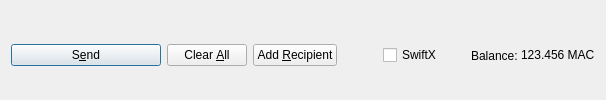
         <widget class="QFrame" name="frame_Send">
          <layout class="QHBoxLayout" name="horizontalLayout">
           <property name="bottomMargin">
            <number>0</number>
           </property>
           <item>
            <widget class="QPushButton" name="sendButton">
             <property name="minimumSize">
              <size>
               <width>150</width>
               <height>0</height>
              </size>
             </property>
             <property name="toolTip">
              <string>Confirm the send action</string>
             </property>
             <property name="text">
              <string>S&amp;end</string>
             </property>
             <property name="icon">
              <iconset resource="../mastercorecoin.qrc">
               <normaloff>:/icons/send</normaloff>:/icons/send</iconset>
             </property>
             <property name="autoDefault">
              <bool>false</bool>
             </property>
             <property name="default">
              <bool>true</bool>
             </property>
            </widget>
           </item>
           <item>
            <widget class="QPushButton" name="clearButton">
             <property name="sizePolicy">
              <sizepolicy hsizetype="Minimum" vsizetype="Fixed">
               <horstretch>0</horstretch>
               <verstretch>0</verstretch>
              </sizepolicy>
             </property>
             <property name="toolTip">
              <string>Clear all fields of the form.</string>
             </property>
             <property name="text">
              <string>Clear &amp;All</string>
             </property>
             <property name="icon">
              <iconset resource="../mastercorecoin.qrc">
               <normaloff>:/icons/remove</normaloff>:/icons/remove</iconset>
             </property>
             <property name="autoDefault">
              <bool>false</bool>
             </property>
            </widget>
           </item>
           <item>
            <widget class="QPushButton" name="addButton">
             <property name="toolTip">
              <string>Send to multiple recipients at once</string>
             </property>
             <property name="text">
              <string>Add &amp;Recipient</string>
             </property>
             <property name="icon">
              <iconset resource="../mastercorecoin.qrc">
               <normaloff>:/icons/add</normaloff>:/icons/add</iconset>
             </property>
             <property name="autoDefault">
              <bool>false</bool>
             </property>
            </widget>
           </item>
           <item>
            <spacer name="horizontalSpacer">
             <property name="orientation">
              <enum>Qt::Horizontal</enum>
             </property>
             <property name="sizeHint" stdset="0">
              <size>
               <width>40</width>
               <height>20</height>
              </size>
             </property>
            </spacer>
           </item>
           <item>
            <layout class="QHBoxLayout" name="horizontalLayout_2">
             <property name="spacing">
              <number>3</number>
             </property>
             <item>
              <widget class="QCheckBox" name="checkSwiftTX">
               <property name="enabled">
                <bool>true</bool>
               </property>
               <property name="minimumSize">
                <size>
                 <width>85</width>
                 <height>0</height>
                </size>
               </property>
               <property name="text">
                <string>SwiftX</string>
               </property>
              </widget>
             </item>
             <item>
              <widget class="QLabel" name="label">
               <property name="text">
                <string>Balance:</string>
               </property>
              </widget>
             </item>
             <item>
              <widget class="QLabel" name="labelBalance">
               <property name="sizePolicy">
                <sizepolicy hsizetype="Preferred" vsizetype="Fixed">
                 <horstretch>0</horstretch>
                 <verstretch>0</verstretch>
                </sizepolicy>
               </property>
               <property name="cursor">
                <cursorShape>IBeamCursor</cursorShape>
               </property>
               <property name="text">
                <string notr="true">123.456 MAC</string>
               </property>
               <property name="textInteractionFlags">
                <set>Qt::LinksAccessibleByMouse|Qt::TextSelectableByKeyboard|Qt::TextSelectableByMouse</set>
               </property>
              </widget>
             </item>
            </layout>
           </item>
          </layout>
         </widget>
